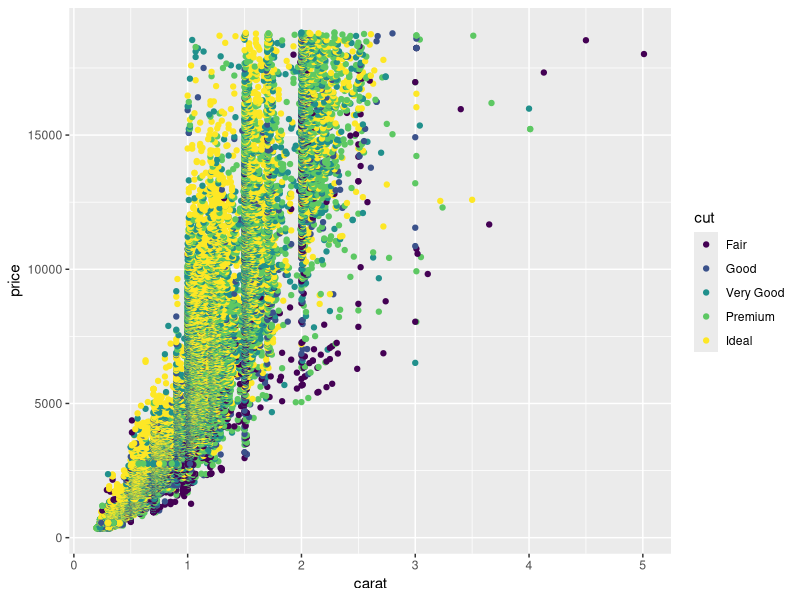
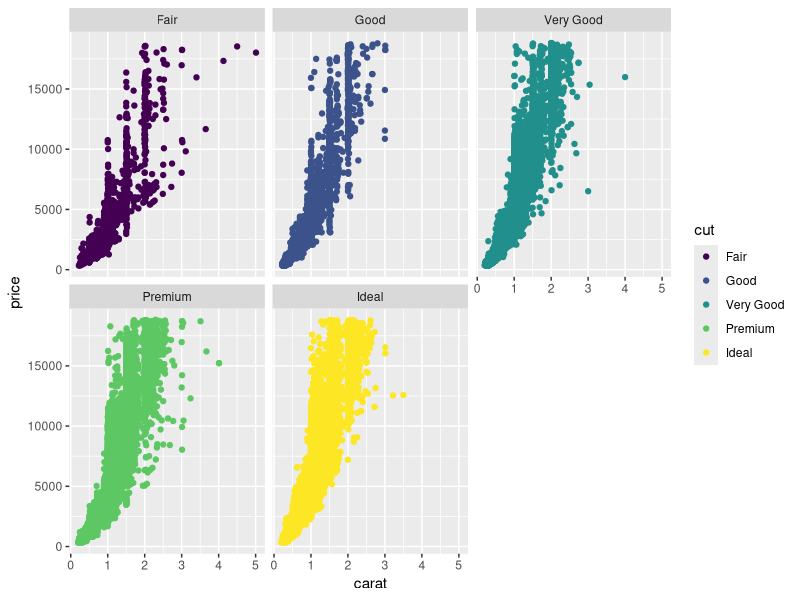

R code for these plots, in order:
## ---- chunk 1
knitr::opts_chunk$set(echo = TRUE)
## ---- chunk 2
library(tidyverse)
## ---- chunk 3
head(diamonds)
str(diamonds)
glimpse(diamonds)
colnames(diamonds)
## ---- chunk 4
rename(diamonds, carat_new = carat)
rename(diamonds, carat_new = carat, cut_new = cut)
summarize(diamonds,mean_carat = mean(carat))
sort(unique(diamonds$carat),decreasing=TRUE)
table(diamonds$cut)
## ---- chunk 5
ggplot(data = diamonds, aes(x = carat, y = price, color = cut)) +
  geom_point()
ggplot(data = diamonds, aes(x = carat, y = price, color = cut)) +
  geom_point() +
  facet_wrap(~cut)
